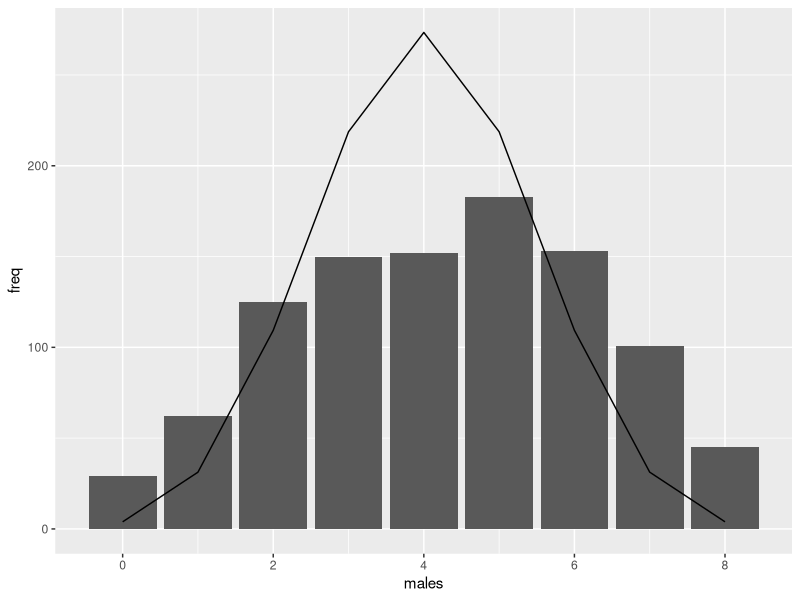

Recreate this plot in R.
## ---- chunk 1
table1 <- data.frame(Year = 1944:1935,
                     N_dams = c(8,4,0,4,6,5,3,2,3,4),
                     Males = c(70,43,NA,51,92,50,29,22,21,54),
                     Females = c(78,45,NA,47,85,48,28,22,34,51),
                     Sex_ND = c(9,9,NA,3,5,10,3,4,14,4))
knitr::kable(table1, 
             col.names=c("Year","# of Dams","# of Male Chicks","# of Female Chicks", "Sex not determined"),
             caption = "Sex ratios of hatched chicks.")
## ---- chunk 2
sexratio <- with(table1, 100 * Males / (Females + Males))
sd(sexratio - 50, na.rm = TRUE) / sqrt(9)
t.test(sexratio - 50)
## ---- chunk 3
library(lme4)
year.model <- glmer(cbind(Males,Females)~1 + (1|Year), data = table1, family=binomial)
summary(year.model)
## ---- chunk 4
table2 <- data.frame(Hen = 1:11,
                     Males = c(4,4,113,15,18,9,14,9,11,15,15),
                     Females = c(14,7,7,13,12,9,19,6,9,12,18))
## ---- chunk 5
ind.model <- glmer(cbind(Males,Females)~1 + (1|Hen), data = table2, family=binomial)
summary(ind.model)
## ---- chunk 6
binomial_probs = data.frame(hens=0:8,
                            d = dbinom(0:8, 8, 0.5),
                            p = pbinom(0:8, 8, 0.5))

knitr::kable(binomial_probs, digits = 2)
## ---- chunk 7
hens <- 1000
clutchsize <- 8
clutches <- matrix(NA, nrow = hens, ncol = 2)
mean_p <- ind.model@beta
var_p <- as.numeric(vcov(ind.model)) # uncertainty in p
var_ind <- ind.model@theta^2
logodds <- rnorm(hens, mean = mean_p, sd = sqrt(var_p + var_ind))
# convert to probability
p <-  1 / (1 + exp(-logodds))
males <- rbinom(hens, size = clutchsize, p = p)

library(ggplot2)
binomial_probs$freq <- binomial_probs$d * hens
gg <- ggplot(as.data.frame(males),aes(x=males)) + geom_bar() + geom_line(data=binomial_probs, mapping=aes(x=hens, y=freq))
gg
